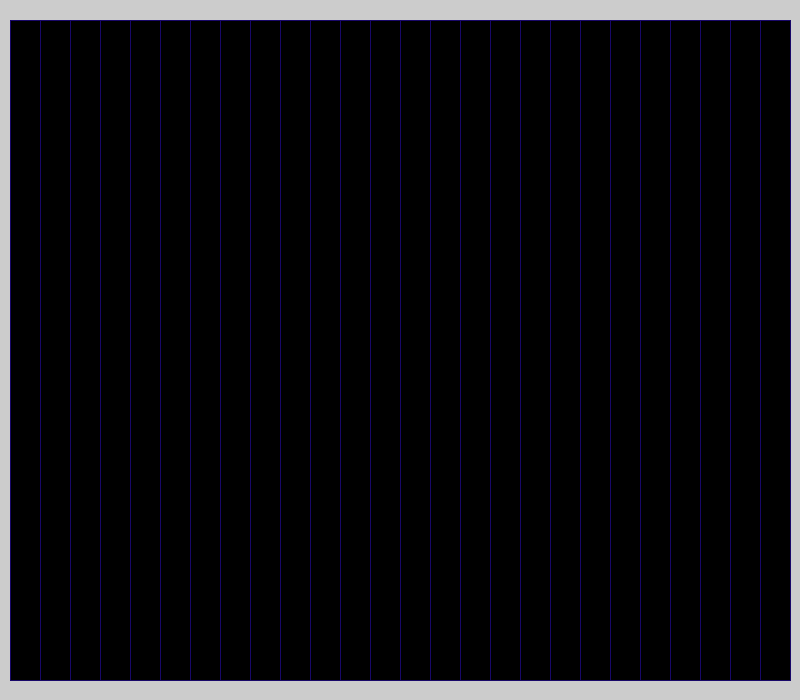
Frame 1 (no input)
Frame 60 (the mouse pressed at the canvas centre just before this capture): identical to frame 1, image omitted
Frame 120 (the mouse held since frame 60 and released just before this capture): identical to frame 1, image omitted

The Processing sketch that drew this single still picture (run headless with seeded random() and noise(); from frame 60 on, the mouse is pressed at the canvas centre):

// Processing sketch: processing_136388
// ── processing_136388.pde

int offset = 20;
int inc_i = 30;
int[] misx;
boolean adentro = false;
int x_i, y_i, cont;
void setup()
{
  size(800, 700);
  int tam = (width-offset)/inc_i;
  misx = new int[tam];

  println("tamano: " +tam);
}

void draw()
{
  x_i = pmouseX;
  y_i = pmouseY;
  
  fill(0);
  for (int i=10; i< width-offset; i+=inc_i )
  {
    misx[cont] = i;

    // println("cuenta: " + cont +"\t"+ "valor: " + i);
    println(cont);
    stroke(#190869);
    
    int i_c = i + inc_i;
    
    if ((x_i >i) && (x_i<i_c) && mousePressed  ) {
      
      
      fill(random(255), random(255), random(255));
      quad(i, offset, i, height-offset, i_c, height-offset, i_c, offset);

      }else
      {
        fill(0);
        quad(i, offset, i, height-offset, i_c, height-offset, i_c, offset);
      }

      if ( i < width - offset)
      {
        cont++;
      } 

      
    }
    
    cont = 0;
    
    
  //println(misx[25]);
  }
  
  
  void mouseDragged()
  {
    line(pmouseX,pmouseY,mouseX,mouseY);
  }
  
